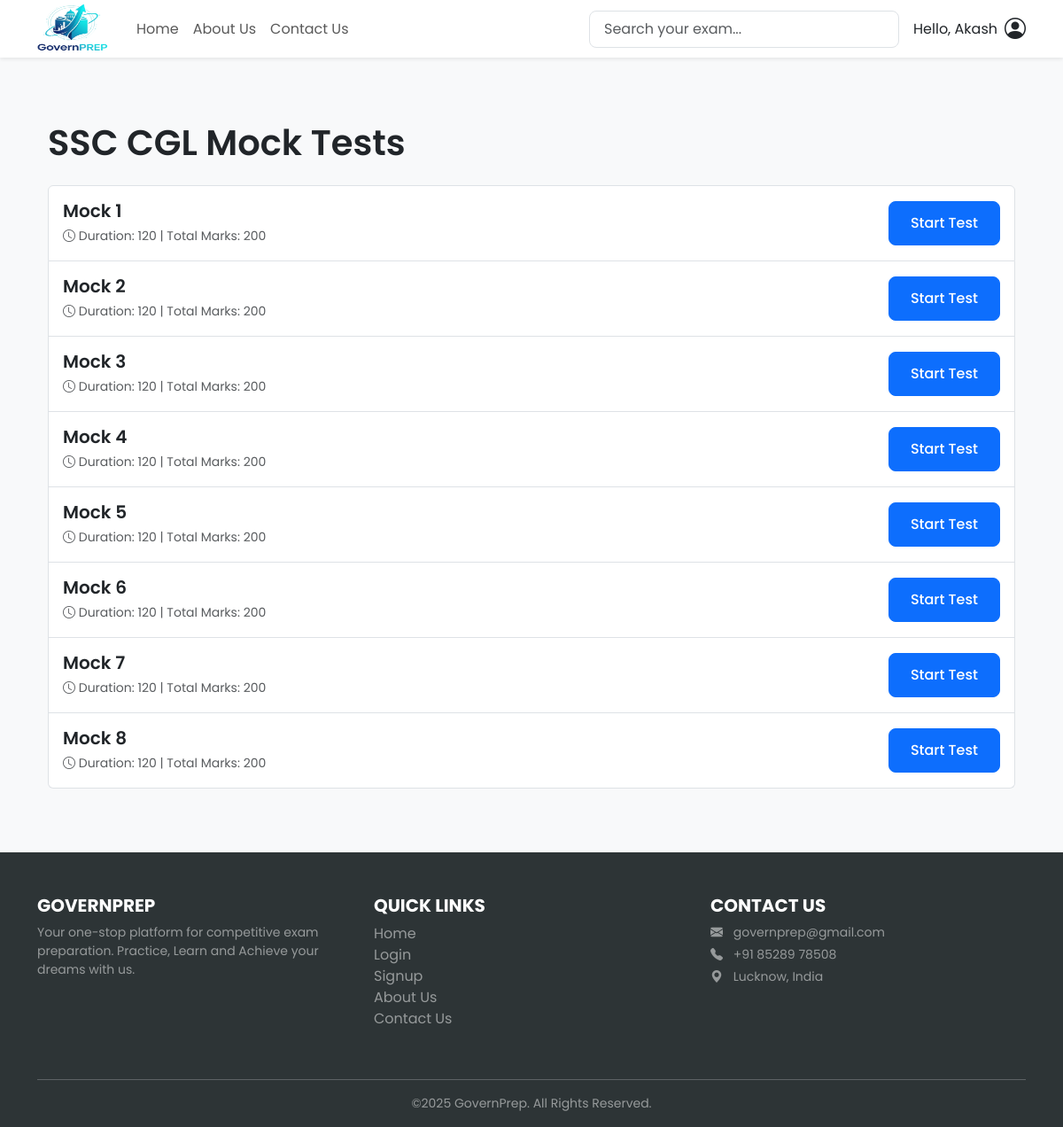
/my-test-series/exam/3/ (signed in), run on the app's committed database.
### exams/models.py (models this page shows, shortened)
class Exam(models.Model):
    category = models.ForeignKey(ExamCategory, on_delete=models.CASCADE, related_name='exams', null=True)
    title = models.CharField(max_length=200)
    description = models.TextField()
    logo_url = models.CharField(max_length=200, blank=True, null=True)
    subscribers = models.ManyToManyField(User, related_name='subscribed_exams', blank=True)

### tests/models.py (models this page shows, shortened)
class MockTest(models.Model):
    exam = models.ForeignKey(Exam, on_delete=models.CASCADE, related_name='mocktests')
    title = models.CharField(max_length=200)
    number_of_questions = models.IntegerField(default=100)
    duration_minutes = models.IntegerField(default=60)
    total_marks = models.IntegerField(default=100)
    negative_marks_per_question = models.DecimalField(max_digits=5, decimal_places=2, default=Decimal('0.25'))
    questions = models.ManyToManyField(Question, blank=True, related_name='mock_tests')

### test_series/views.py (the view)
# urls.py: path('exam/<int:exam_id>/', views.mock_test_list_view, name='mock_test_list'),
@login_required
def mock_test_list_view(request, exam_id):
    exam = get_object_or_404(Exam, pk=exam_id)
    mock_tests = exam.mocktests.all()
    context = {
        'exam': exam,
        'mock_tests': mock_tests
    }
    return render(request, 'test_series/mock_test_list.html', context)

### templates/test_series/mock_test_list.html (shortened to what this page needs)
{% extends 'base.html' %}
{% block content %}
  <div class="container my-5">
    <div class="d-flex align-items-center mb-4">
      <h1 class="mb-0 text-center">{{ exam.title }} Mock Tests</h1>
    </div>
    <div class="list-group">
      {% for test in mock_tests %}
        <div class="list-group-item list-group-item-action d-flex justify-content-between align-items-center p-3">
          <div>
            <h5 class="mb-1">{{ test.title }}</h5>
            <small class="text-muted">
              <i class="bi bi-clock"></i>  Duration: {{ test.duration_minutes}} | Total Marks: {{ test.total_marks }}</small>
          </div>
          <a href="{% url 'tests:test_view' test.id %}" class="btn btn-primary">Start Test</a>
        </div>
      {% empty %}
        <div class="alert alert-info">No mock tests available for this exam yet.</div>
      {% endfor %}
    </div>
  </div>
{% endblock %}

### templates/base.html (shortened to what this page needs)
{% load static %}
<!DOCTYPE html>
<html lang="en">
<head>
    <link href="https://cdn.jsdelivr.net/npm/bootstrap@5.3.3/dist/css/bootstrap.min.css" rel="stylesheet" />
    <link rel="stylesheet" href="https://cdn.jsdelivr.net/npm/bootstrap-icons@1.10.5/font/bootstrap-icons.css" />
    <link rel="stylesheet" href="{% static 'exams/css/main.css' %}" />
</head>
<body>
    <nav class="navbar navbar-expand-lg navbar-light bg-white shadow-sm sticky-top">
        <div class="container">
            <a class="navbar-brand d-flex align-items-center fw-bold" href="{% url 'exams:home' %}">
                <img src="{% static 'exams/img/logodown2.png' %}" alt="GovernPrep Logo" class="nav-logo">
            </a>
            <div class="collapse navbar-collapse" id="mainNav">
                <ul class="navbar-nav me-auto mb-2 mb-lg-0">
                    <li class="nav-item">
                        <a class="nav-link" href="{% url 'exams:home' %}">Home</a>
                    </li>
                    <li class="nav-item">
                        <a class="nav-link" href="{% url 'exams:about_us' %}">About Us</a>
                    </li>
                    <li class="nav-item">
                        <a class="nav-link" href="{% url 'exams:contact_us' %}">Contact Us</a>
                    </li>
                </ul>
                <div class="d-flex align-items-center">
                    <div class="navbar-search-container me-2">
                        <input type="text" id="navbarExamSearch" class="form-control" placeholder="Search your exam...">
                    </div>
                    {% if user.is_authenticated %}
                        <div class="dropdown ms-2">
                            <a href="#" class="d-flex align-items-center text-dark text-decoration-none" id="dropdownUser" data-bs-toggle="dropdown" aria-expanded="false">
                                <span class="me-2"> Hello, {{ user.username }}</span>
                                <i class="bi bi-person-circle fs-4"></i>
                            </a>
                        </div>
                    {% else %}
                        <a href="{% url 'users:login' %}" class="btn btn-outline-secondary me-2">Login</a>
                        <a href="{% url 'users:signup' %}" class="btn btn-primary">Signup</a>
                    {% endif %}
                </div>
            </div>
        </div>
    </nav>
    <main>
        <div class="container py-4">
            {% block content %}{% endblock %}
        </div>
    </main>
    <footer class="text-white pt-5 pb-3" style="background-color: var(--footer-bg);">
        <div class="container">
            <div class="row">
                <div class="col-md-4 mb-4">
                    <h5 class="fw-bold text-uppercase">GovernPrep</h5>
                    <p class="small text-white-50">Your one-stop platform for competitive exam preparation. Practice, Learn and Achieve your dreams with us.</p>
                </div>
                <div class="col-md-4 mb-4">
                    <h5 class="fw-bold text-uppercase">Quick Links</h5>
                    <ul class="list-unstyled">
                        <li>
                            <a href="{% url 'exams:home' %}" class="text-white-50 text-decoration-none footer-link">Home</a>
                        </li>
                        <li>
                            <a href="{% url 'users:login' %}" class="text-white-50 text-decoration-none footer-link">Login</a>
                        </li>
                        <li>
                            <a href="{% url 'users:signup' %}" class="text-white-50 text-decoration-none footer-link">Signup</a>
                        </li>
                        <li>
                            <a href="{% url 'exams:about_us' %}" class="text-white-50 text-decoration-none footer-link">About Us</a>
                        </li>
                        <li>
                            <a href="{% url 'exams:contact_us' %}" class="text-white-50 text-decoration-none footer-link">Contact Us</a>
                        </li>
                    </ul>
                </div>
                <div class="col-md-4 mb-4">
                    <h5 class="fw-bold text-uppercase">Contact Us</h5>
                    <p class="small text-white-50 mb-1">
                        <i class="bi bi-envelope-fill me-2"></i> governprep@gmail.com
                    </p>
                    <p class="small text-white-50 mb-1">
                        <i class="bi bi-telephone-fill me-2"></i> +91 85289 78508
                    </p>
                    <p class="small text-white-50">
                        <i class="bi bi-geo-alt-fill me-2"></i> Lucknow, India
                    </p>
                </div>
            </div>
            <hr class="border-light-subtle" />
            <div class="text-center small text-white-50">
                &copy;{% now 'Y' %} GovernPrep. All Rights Reserved.
            </div>
        </div>
    </footer>
</body>
</html>

### exams/static/exams/css/main.css (style rules this page uses)
:root { --primary-color: #0d6efd; --heading-font: 'Poppins', sans-serif; --body-font: 'Poppins', sans-serif; --border-radius: 0.5rem; --box-shadow: 0 4px 15px rgba(0, 0, 0, 0.07); --footer-bg: #2d3436; }
body { font-family: var(--body-font); background-color: #f8f9fa; }
h1, h2, h3, h4, h5, h6 { font-family: var(--heading-font); font-weight: 600; }
.btn-primary { background-color: var(--primary-color); border-color: var(--primary-color); border-radius: var(--border-radius); font-weight: 500; padding: 0.75rem 1.5rem; transition: all 0.2s ease-in-out; }
.form-control { border-radius: var(--border-radius); padding: 0.5rem 1rem; }
.footer-link { transition: color 0.2s ease-in-out, padding-left 0.2s ease-in-out; }
.navbar-nav .nav-item { border-radius: 6px; transition: background-color 0.3s ease; }
.navbar { padding-top: 0 !important; padding-bottom: 0 !important; }
.nav-logo { max-height: 55px; width: 80px; margin-right: 8px; }

### data on the page
Exam: title "SSC CGL"
MockTest: title "Mock 1", duration_minutes "120", total_marks "200"
MockTest: title "Mock 2", duration_minutes "120", total_marks "200"
MockTest: title "Mock 3", duration_minutes "120", total_marks "200"
MockTest: title "Mock 4", duration_minutes "120", total_marks "200"
MockTest: title "Mock 5", duration_minutes "120", total_marks "200"
MockTest: title "Mock 6", duration_minutes "120", total_marks "200"
MockTest: title "Mock 7", duration_minutes "120", total_marks "200"
MockTest: title "Mock 8", duration_minutes "120", total_marks "200"

### other printed values
{{ user.username }} "Akash"
